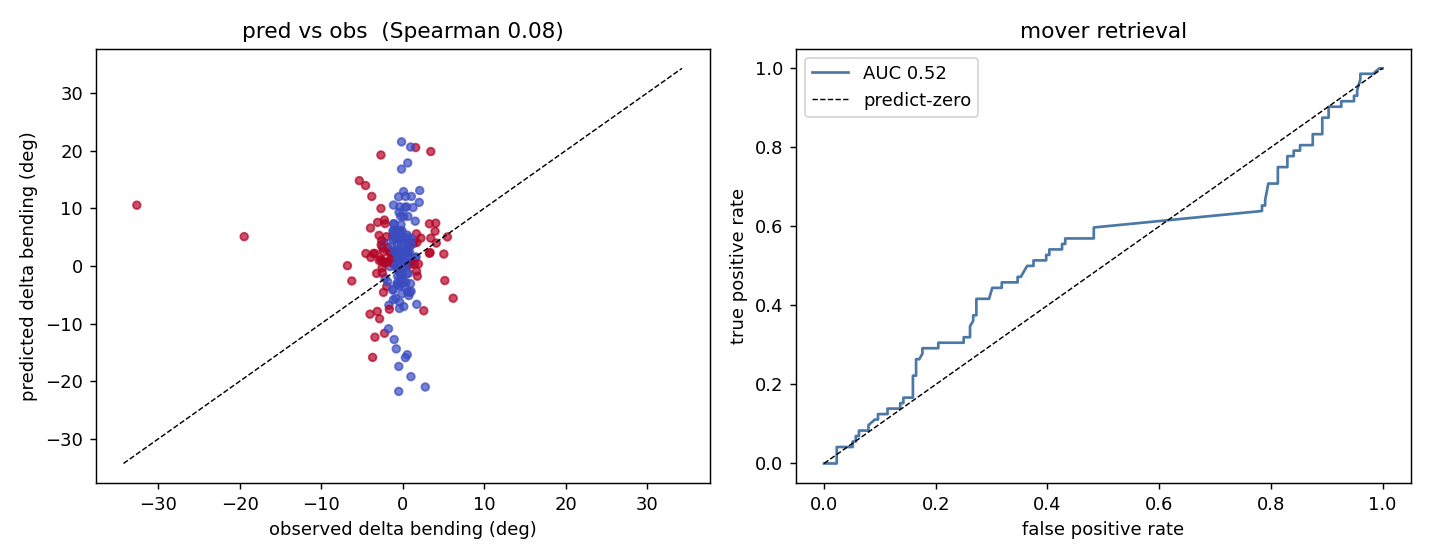

Here is the Python script that generated this plot:
"""
proteinX GATE 2 -- is the MODEL feasible, not just the data?

Architecture under test: PREDICT-ABSOLUTE-THEN-DIFFERENCE.
  f(entry_geometry, outcome_sequence) -> absolute bending of window i..i+4.
  predicted delta for a mutation = f(entry, mut_seq) - f(entry, wt_seq),
  same entry geometry, outcome seq differs by ONE residue (central position).

Two criteria, reported side by side:
  (USER literal gate) absolute held-out RMSE; check sqrt(2)*RMSE < 2.66 deg.
      -> conservative: assumes INDEPENDENT wt/mut errors. Near-twin inputs have
         correlated errors that cancel in the difference, so this under-credits.
  (CORRECTED gate) difference the trained model on held-out T4L pairs and score
      FULL-SET retrieval of observed movers (AUC / average-precision / p@k).
      Leakage-free (no label-selected subset); predict-zero -> AUC 0.5.
      This catches the real failure mode: INSENSITIVITY (AF2 disease).

Training set: RCSB X-ray <=2.0A, deduplicated at 30% sequence identity
(group_by representatives), T4L excluded. Validation: cached T4L pairs.
"""
import json, os, urllib.request, concurrent.futures as cf
import numpy as np
from bending_metric import bending_angle, is_continuous
from feasibility_t4l import parse_ca, pick_t4l_chain, window_bend, THREE2ONE, PDB_DIR

TRAIN_DIR = "cull_pdb"; os.makedirs(TRAIN_DIR, exist_ok=True)
N_TRAIN = 600
AA = "ACDEFGHIKLMNPQRSTVWY"
AAIDX = {a: k for k, a in enumerate(AA)}
ABOVE_FLOOR_SIGNAL = 2.66  # deg, from feasibility report (median |delta| of movers)


# ---------- geometry helpers (Ca-only, consistent with the metric) ----------
def _vangle(a, b, c):
    u, v = a - b, c - b
    cs = np.dot(u, v) / (np.linalg.norm(u) * np.linalg.norm(v) + 1e-9)
    return float(np.degrees(np.arccos(np.clip(cs, -1, 1))))


def _dihedral(p0, p1, p2, p3):
    b0, b1, b2 = p1 - p0, p2 - p1, p3 - p2
    b1 /= (np.linalg.norm(b1) + 1e-9)
    v = b0 - np.dot(b0, b1) * b1
    w = b2 - np.dot(b2, b1) * b1
    return float(np.arctan2(np.dot(np.cross(b1, v), w), np.dot(v, w)))


def entry_features(res, i):
    """Entry geometry from residues i-3..i (strictly upstream of the curvature
    that defines the label, which lives in i+1..i+4)."""
    need = [i - 3, i - 2, i - 1, i]
    if any(r not in res for r in need):
        return None
    p = [res[r][1] for r in need]
    if np.linalg.norm(p[1] - p[0]) > 4.5 or np.linalg.norm(p[2] - p[1]) > 4.5 \
            or np.linalg.norm(p[3] - p[2]) > 4.5:
        return None
    tor = _dihedral(*p)
    return [_vangle(p[0], p[1], p[2]), _vangle(p[1], p[2], p[3]),
            np.sin(tor), np.cos(tor)]


def outcome_onehot(seq5):
    v = np.zeros(100)
    for pos, aa in enumerate(seq5):
        if aa in AAIDX:
            v[pos * 20 + AAIDX[aa]] = 1.0
    return v


def featurize_chain(res):
    """Yield (entry_feats(4) + onehot(100) = 104 features, label_bending) per window."""
    rows = []
    lo, hi = min(res), max(res)
    for i in range(lo + 3, hi - 4):
        ef = entry_features(res, i)
        if ef is None:
            continue
        win = [i + k for k in range(5)]
        if any(r not in res for r in win):
            continue
        pts = np.array([res[r][1] for r in win])
        if not is_continuous(pts):
            continue
        seq5 = "".join(res[r][0] for r in win)
        rows.append((ef + list(outcome_onehot(seq5)), bending_angle(pts)))
    return rows


# --------------------------- training set ----------------------------------
def fetch_cull_ids():
    res_node = {"type": "terminal", "service": "text", "parameters": {
        "attribute": "rcsb_entry_info.resolution_combined",
        "operator": "less_or_equal", "value": 2.0}}
    xray = {"type": "terminal", "service": "text", "parameters": {
        "attribute": "exptl.method", "operator": "exact_match",
        "value": "X-RAY DIFFRACTION"}}
    q = {"query": {"type": "group", "logical_operator": "and",
                   "nodes": [xray, res_node]},
         "return_type": "polymer_entity",
         "request_options": {
             "group_by": {"aggregation_method": "sequence_identity",
                          "similarity_cutoff": 30},
             "group_by_return_type": "representatives",
             "paginate": {"start": 0, "rows": N_TRAIN}}}
    req = urllib.request.Request(
        "https://search.rcsb.org/rcsbsearch/v2/query",
        data=json.dumps(q).encode(), headers={"Content-Type": "application/json"})
    res = json.load(urllib.request.urlopen(req, timeout=60))
    ids = [r["identifier"].split("_")[0] for r in res["result_set"]]
    return list(dict.fromkeys(ids))   # unique, order-preserving


def fetch_pdb(pid, d):
    path = os.path.join(d, f"{pid}.pdb")
    if os.path.exists(path) and os.path.getsize(path) > 0:
        return pid, True
    try:
        data = urllib.request.urlopen(
            f"https://files.rcsb.org/download/{pid}.pdb", timeout=30).read()
        open(path, "wb").write(data)
        return pid, True
    except Exception:
        return pid, False


def longest_chain(chains):
    best, n = None, 0
    for ch, res in chains.items():
        if len(res) > n and max(res) < 5000:
            best, n = res, len(res)
    return best if n >= 40 else None


# --------------------------- T4L validation --------------------------------
def build_t4l_validation():
    from collections import Counter, defaultdict
    files = [f[:-4] for f in os.listdir(PDB_DIR) if f.endswith(".pdb")]
    structs = {}
    for pid in files:
        try:
            ch = pick_t4l_chain(parse_ca(os.path.join(PDB_DIR, f"{pid}.pdb")))
        except Exception:
            ch = None
        if ch:
            structs[pid] = ch
    counts = defaultdict(Counter)
    for res in structs.values():
        for rs, (aa, _) in res.items():
            counts[rs][aa] += 1
    consensus = {rs: c.most_common(1)[0][0] for rs, c in counts.items()
                 if sum(c.values()) >= 10}
    mutsets, wt_ids = {}, []
    for pid, res in structs.items():
        m = tuple(sorted((rs, consensus[rs], aa) for rs, (aa, _) in res.items()
                         if rs in consensus and aa != consensus[rs]))
        mutsets[pid] = m
        if not m:
            wt_ids.append(pid)
    # per-window WT median + robust sigma
    wt_med, wt_sig = {}, {}
    for s in range(min(consensus), max(consensus) - 4):
        vals = np.array([v for v in (window_bend(structs[p], s) for p in wt_ids)
                         if v is not None])
        if len(vals) >= 3:
            wt_med[s] = float(np.median(vals))
            wt_sig[s] = float(1.4826 * np.median(np.abs(vals - np.median(vals))))
    pooled = float(np.median([v for v in wt_sig.values() if v > 0]))
    scaffold = max(wt_ids, key=lambda p: len(structs[p]))
    # one row per single mutant: observed delta + scaffold entry feats
    val = []
    for pid, m in mutsets.items():
        if len(m) != 1:
            continue
        r, wtaa, mutaa = m[0]
        s = r - 2
        if s not in wt_med:
            continue
        b = window_bend(structs[pid], s)
        ef = entry_features(structs[scaffold], s)
        win = [s + k for k in range(5)]
        if b is None or ef is None or any(w not in consensus for w in win):
            continue
        wt_seq = "".join(consensus[w] for w in win)
        mut_seq = wt_seq[:2] + mutaa + wt_seq[3:]   # central position = r
        floor = wt_sig.get(s, pooled) or pooled
        val.append(dict(pid=pid, r=r, obs=b - wt_med[s], floor=floor,
                        ef=ef, wt_seq=wt_seq, mut_seq=mut_seq))
    return val


# --------------------------------- main ------------------------------------
def main():
    print("assembling 30%-culled X-ray<=2.0A training set ...")
    ids = fetch_cull_ids()
    t4l = set(f[:-4].upper() for f in os.listdir(PDB_DIR) if f.endswith(".pdb"))
    ids = [i for i in ids if i.upper() not in t4l]
    print(f"  {len(ids)} non-redundant representatives")
    ok = []
    with cf.ThreadPoolExecutor(max_workers=12) as ex:
        for pid, good in ex.map(lambda p: fetch_pdb(p, TRAIN_DIR), ids):
            if good:
                ok.append(pid)
    print(f"  downloaded/cached {len(ok)} structures")

    X, y, grp = [], [], []
    for gi, pid in enumerate(ok):
        try:
            ch = longest_chain(parse_ca(os.path.join(TRAIN_DIR, f"{pid}.pdb")))
        except Exception:
            ch = None
        if not ch:
            continue
        for feat, lab in featurize_chain(ch):
            X.append(feat); y.append(lab); grp.append(gi)
    X, y, grp = np.array(X), np.array(y), np.array(grp)
    print(f"  windows: {len(y)} from {len(set(grp))} chains")

    # structure-level holdout (no leakage)
    rng = np.random.default_rng(0)
    gids = np.array(sorted(set(grp)))
    rng.shuffle(gids)
    test_g = set(gids[: max(1, len(gids) // 5)])
    te = np.array([g in test_g for g in grp]); tr = ~te

    from sklearn.ensemble import HistGradientBoostingRegressor
    from sklearn.metrics import (mean_squared_error, roc_auc_score,
                                 average_precision_score)
    from scipy.stats import spearmanr
    model = HistGradientBoostingRegressor(max_iter=400, learning_rate=0.08,
                                          max_depth=6, random_state=0)
    model.fit(X[tr], y[tr])
    rmse = float(np.sqrt(mean_squared_error(y[te], model.predict(X[te]))))
    std = float(np.std(y[te]))

    print("\n" + "=" * 64 + "\n  GATE 2 -- MODEL FEASIBILITY\n" + "=" * 64)
    print(f"absolute bending: test std (predict-mean RMSE) = {std:.2f} deg")
    print(f"absolute bending: model held-out RMSE          = {rmse:.2f} deg "
          f"(skill: {100*(1-rmse/std):.0f}% var-reduction in deg)")
    print(f"[USER literal gate] sqrt(2)*RMSE = {np.sqrt(2)*rmse:.2f} deg  vs "
          f"signal {ABOVE_FLOOR_SIGNAL} deg  -> "
          f"{'PASS' if np.sqrt(2)*rmse < ABOVE_FLOOR_SIGNAL else 'FAIL (expected; see note)'}")

    # corrected gate: difference the model on held-out T4L pairs
    val = build_t4l_validation()
    EF = np.array([v["ef"] for v in val])
    Xwt = np.hstack([EF, np.array([outcome_onehot(v["wt_seq"]) for v in val])])
    Xmut = np.hstack([EF, np.array([outcome_onehot(v["mut_seq"]) for v in val])])
    dpred = model.predict(Xmut) - model.predict(Xwt)
    obs = np.array([v["obs"] for v in val])
    floor = np.array([v["floor"] for v in val])
    movers = np.abs(obs) > 2 * floor
    base = movers.mean()

    auc = roc_auc_score(movers, np.abs(dpred))
    ap = average_precision_score(movers, np.abs(dpred))
    k = int(movers.sum())
    topk = np.argsort(-np.abs(dpred))[:k]
    patk = movers[topk].mean()
    rho_s, _ = spearmanr(dpred, obs)
    dnoise_real = float(np.sqrt(np.mean((dpred - obs) ** 2)))

    print(f"\nheld-out T4L pairs: {len(val)}  (movers = {k}, base rate {base:.0%})")
    print(f"[CORRECTED gate] full-set mover retrieval by predicted |delta|:")
    print(f"    ROC-AUC            = {auc:.3f}   (predict-zero = 0.500)")
    print(f"    average precision  = {ap:.3f}   (predict-zero = base {base:.3f})")
    print(f"    precision@{k:<3d}       = {patk:.3f}")
    print(f"    Spearman(pred,obs) = {rho_s:.3f}   (signed-direction skill)")
    print(f"    predicted-delta RMSE vs obs = {dnoise_real:.2f} deg "
          f"(REAL differencing noise, errors correlated)")
    print(f"    vs naive sqrt(2)*absRMSE bound = {np.sqrt(2)*rmse:.2f} deg "
          f"-> error cancellation factor ~{(np.sqrt(2)*rmse)/max(dnoise_real,1e-6):.1f}x")

    if auc >= 0.65 and ap > 1.5 * base:
        verdict = "PASS -- model resolves movers; differencing survives. Build the miner."
    elif auc >= 0.55:
        verdict = "BORDERLINE -- weak but real sensitivity; refine features before the miner."
    else:
        verdict = ("FAIL -- model insensitive to single-residue change (AF2 disease). "
                   "Predict-absolute-then-difference is not viable; reconsider (B) "
                   "predict-delta-directly. Do NOT build the miner.")
    print("\nVERDICT:", verdict)

    import matplotlib
    matplotlib.use("Agg")
    import matplotlib.pyplot as plt
    fig, ax = plt.subplots(1, 2, figsize=(11, 4.3))
    ax[0].scatter(obs, dpred, c=movers, cmap="coolwarm", s=18, alpha=0.7)
    lim = max(np.abs(obs).max(), np.abs(dpred).max()) * 1.05
    ax[0].plot([-lim, lim], [-lim, lim], "k--", lw=0.8)
    ax[0].set_xlabel("observed delta bending (deg)")
    ax[0].set_ylabel("predicted delta bending (deg)")
    ax[0].set_title(f"pred vs obs  (Spearman {rho_s:.2f})")
    from sklearn.metrics import roc_curve
    fpr, tpr, _ = roc_curve(movers, np.abs(dpred))
    ax[1].plot(fpr, tpr, color="#4C78A8", label=f"AUC {auc:.2f}")
    ax[1].plot([0, 1], [0, 1], "k--", lw=0.8, label="predict-zero")
    ax[1].set_xlabel("false positive rate"); ax[1].set_ylabel("true positive rate")
    ax[1].set_title("mover retrieval"); ax[1].legend()
    fig.tight_layout(); fig.savefig("gate2_model_feasibility.png", dpi=130)
    print("plot -> gate2_model_feasibility.png")


if __name__ == "__main__":
    main()
